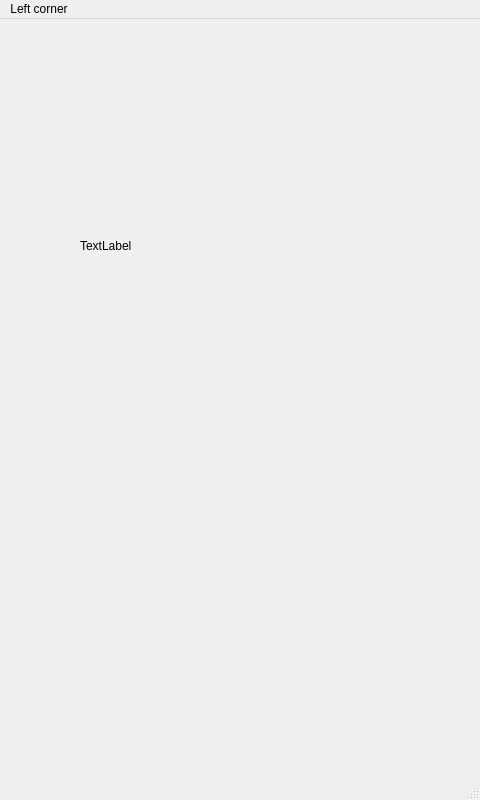
<?xml version="1.0" encoding="UTF-8"?>
<ui version="4.0">
 <class>MainWindow</class>
 <widget class="QMainWindow" name="MainWindow">
  <property name="geometry">
   <rect>
    <x>0</x>
    <y>0</y>
    <width>480</width>
    <height>800</height>
   </rect>
  </property>
  <property name="windowTitle">
   <string>MainWindow</string>
  </property>
  <widget class="QWidget" name="centralwidget">
   <widget class="QLabel" name="label">
    <property name="geometry">
     <rect>
      <x>80</x>
      <y>70</y>
      <width>265</width>
      <height>314</height>
     </rect>
    </property>
    <property name="text">
     <string>TextLabel</string>
    </property>
   </widget>
  </widget>
  <widget class="QMenuBar" name="menubar">
   <property name="geometry">
    <rect>
     <x>0</x>
     <y>0</y>
     <width>480</width>
     <height>22</height>
    </rect>
   </property>
   <widget class="QMenu" name="menuLeft_corner">
    <property name="title">
     <string>Left corner</string>
    </property>
   </widget>
   <addaction name="menuLeft_corner"/>
  </widget>
  <widget class="QStatusBar" name="statusbar"/>
 </widget>
 <resources/>
 <connections/>
</ui>
